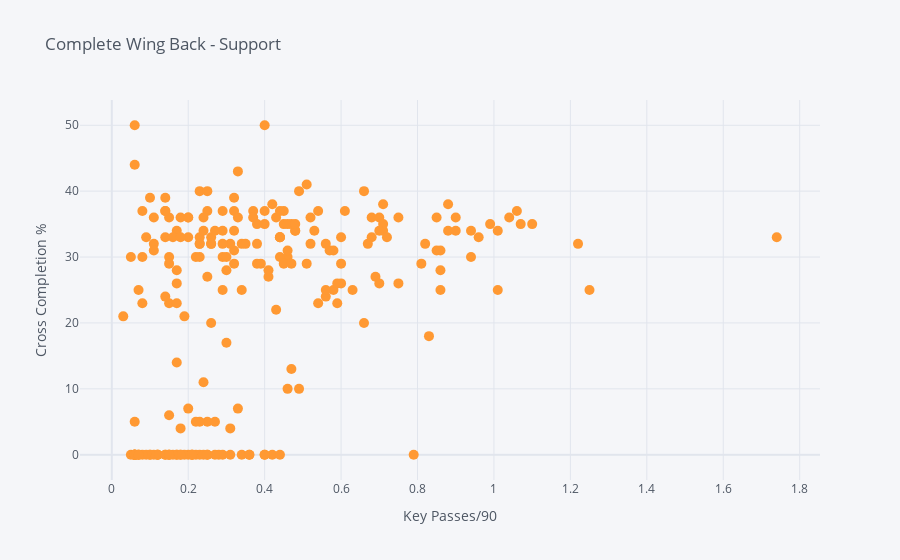

The cell this chart's notebook holds for it:
### Code cell
df1.iplot(kind='scatter',x='K Ps/90',y='Cr C/A',
           mode='markers',text='Name',size=10,
          xTitle='Key Passes/90',yTitle='Cross Completion %',title='Complete Wing Back - Support')

### Figure 1 — Plotly figure (JSON) as saved in the notebook; plotly's stock layout.template omitted (floating-point values rounded to 4 significant figures; data arrays with more than 128 entries replaced by an {"elided": "..."} marker saying what was removed)
{"data": [{"line": {"color": "rgba(255, 153, 51, 1.0)", "dash": "solid", "shape": "linear", "width": 1.3}, "marker": {"size": 10, "symbol": "circle"}, "mode": "markers", "name": "Cr C/A", "text": {"elided": "272 str values"}, "type": "scatter", "x": {"elided": "272 str values"}, "y": {"elided": "272 str values"}}], "layout": {"legend": {"bgcolor": "#F5F6F9", "font": {"color": "#4D5663"}}, "paper_bgcolor": "#F5F6F9", "plot_bgcolor": "#F5F6F9", "title": {"font": {"color": "#4D5663"}, "text": "Complete Wing Back - Support"}, "xaxis": {"gridcolor": "#E1E5ED", "showgrid": true, "tickfont": {"color": "#4D5663"}, "title": {"font": {"color": "#4D5663"}, "text": "Key Passes/90"}, "zerolinecolor": "#E1E5ED"}, "yaxis": {"gridcolor": "#E1E5ED", "showgrid": true, "tickfont": {"color": "#4D5663"}, "title": {"font": {"color": "#4D5663"}, "text": "Cross Completion %"}, "zerolinecolor": "#E1E5ED"}}}
